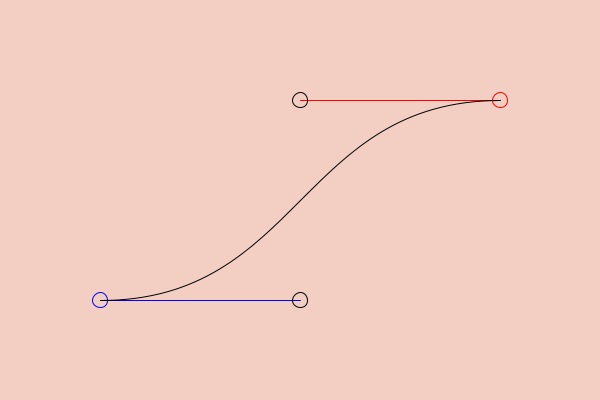
Frame 1 (no input)
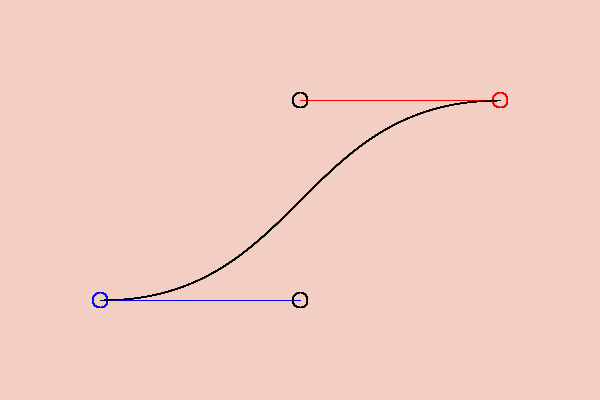
Frame 60 (the mouse pressed at the canvas centre just before this capture)
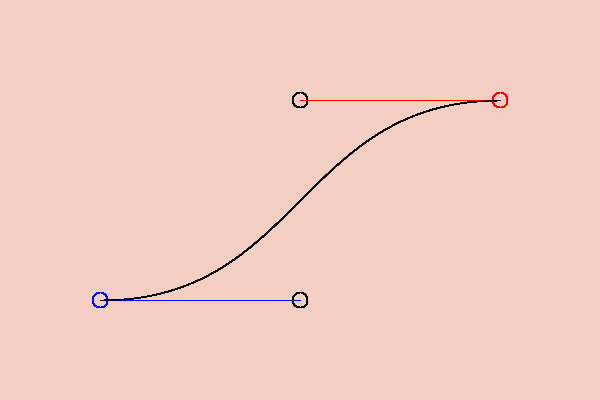
Frame 120 (the mouse held since frame 60 and released just before this capture)

The Processing sketch that drew these frames (run headless with seeded random() and noise(); from frame 60 on, the mouse is pressed at the canvas centre):

// Processing sketch: box06
// ── box06.pde
void setup() {
   size(600, 400);
   background(242, 207, 194);
   noFill();
}

void drawCurve(boolean drawCircles, boolean drawLines,
               int p0, int p1, int p2, int p3) {

   // control point 1
   stroke(255,  0, 0);   // red
   if (drawCircles == true) {
      ellipse(Xp[p0], Yp[p0], 15, 15);
   }
   if (drawLines == true) {
      line(Xp[p0], Yp[p0], Xp[p1], Yp[p1]);
   }

   // control point 1
   stroke(0, 0, 255);   // blue
   if (drawCircles == true) {
      ellipse(Xp[p3], Yp[p3], 15, 15);
   }
   if (drawLines == true) {
      line(Xp[p3], Yp[p3], Xp[p2], Yp[p2]);
   }

   // the knots
   stroke(0, 0, 0);   // black
   if (drawCircles == true) {
      ellipse(Xp[p1], Yp[p1], 15, 15);
      ellipse(Xp[p2], Yp[p2], 15, 15);
   }

   bezier(Xp[p0], Yp[p0], Xp[p1], Yp[p1], Xp[p2], Yp[p2], Xp[p3], Yp[p3]);
}

float [] Xp = { 500, 300, 300, 100 };
float [] Yp = { 100, 100, 300, 300 };

void draw() {
   drawCurve(true,  true, 0, 1, 2, 3);
}
